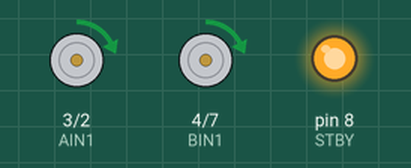
This sketch was run on a simulated Arduino Uno, built with avr-gcc and run on an emulated ATmega328P. Parts: motor-driver pin pairs drawn as motors (green arrow = first pin HIGH = forward, orange = second pin HIGH = backward, longer = more drive, scaled by the enable pin, stopped while the standby pin is LOW), output pins drawn as LEDs (lit = HIGH).

Above: at 0.15 s.
At 11.8 s:
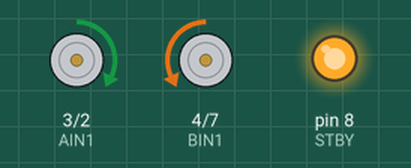
At 22.0 s:
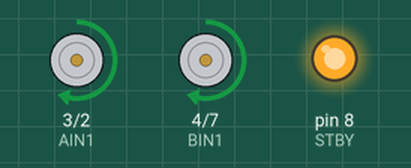
At 37.0 s:
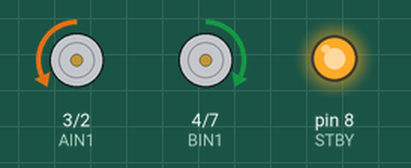
Timing chart, 0 to 39.4 s (numbered marks = the images above):
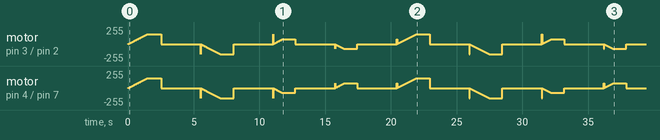

The sketch:

h-brug.ino
```cpp
// Pin definities
int AIN1 = 3;
int AIN2 = 2;
int PWMA = 5;

int BIN1 = 4;
int BIN2 = 7;
int PWMB = 6;

int STBY = 8;

// Maximale PWM zodat motoren effectief ~6V krijgen op 7.4V voeding
// Je kan hiermee "power reduceren"
int MAX_PWM = 100;  // 0–255

void setup() {
  pinMode(AIN1, OUTPUT);
  pinMode(AIN2, OUTPUT);
  pinMode(PWMA, OUTPUT);

  pinMode(BIN1, OUTPUT);
  pinMode(BIN2, OUTPUT);
  pinMode(PWMB, OUTPUT);

  pinMode(STBY, OUTPUT);

  digitalWrite(STBY, HIGH);  // driver activeren
}

void loop() {


  for (int i = 0; i <= 150; i++) {

    digitalWrite(AIN1, HIGH);
    digitalWrite(AIN2, LOW);
    analogWrite(PWMA, i);

    digitalWrite(BIN1, HIGH);
    digitalWrite(BIN2, LOW);
    analogWrite(PWMB, i);
    delay(10);
  }

  delay(1000);

  analogWrite(PWMA, 0);
  analogWrite(PWMB, 0);

  delay(3000);


  for (int i = 0; i <= 150; i++) {

    digitalWrite(AIN1, LOW);
    digitalWrite(AIN2, HIGH);
    analogWrite(PWMA, i);

    digitalWrite(BIN1, LOW);
    digitalWrite(BIN2, HIGH);
    analogWrite(PWMB, i);
    delay(10);
  }

    delay(1000);

  analogWrite(PWMA, 0);
  analogWrite(PWMB, 0);

  delay(3000);


  for (int i = 0; i <= 70; i++) {

    digitalWrite(AIN1, HIGH);
    digitalWrite(AIN2, LOW);
    analogWrite(PWMA, i);

    digitalWrite(BIN1, LOW);
    digitalWrite(BIN2, HIGH);
    analogWrite(PWMB, i);
    delay(10);
  }

    delay(1000);

  analogWrite(PWMA, 0);
  analogWrite(PWMB, 0);

  delay(3000);


  for (int i = 0; i <= 70; i++) {

    digitalWrite(AIN1, LOW);
    digitalWrite(AIN2, HIGH);
    analogWrite(PWMA, i);

    digitalWrite(BIN1, HIGH);
    digitalWrite(BIN2, LOW);
    analogWrite(PWMB, i);
    delay(10);
  }

    delay(1000);

  analogWrite(PWMA, 0);
  analogWrite(PWMB, 0);

  delay(3000);
}
```
